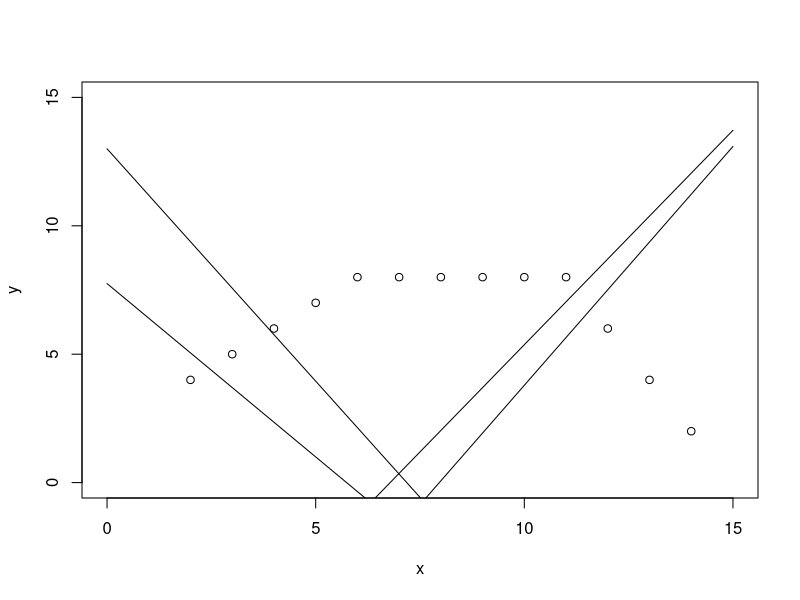

Write R code to recreate this figure.
data <- read.csv('10c.csv')

plot(data, xlim=c(0, 15), ylim=c(0, 15))

step_1 <- lm(y~x, data[3:13,])

curve(7.75-1.35*x, add = TRUE)

step_2 <- lm(y~x, data[5:13,])

curve(-11.33+1.67*x, add=T)

step_3 <- lm(y~x, data[6:13,])

curve(13-1.81*x, add=T)

step_4a <- lm(y~x, data[1:6,])
step_4b <- lm(y~x, data[7:13,])

curve(-14.81+1.86*x, add=T)
